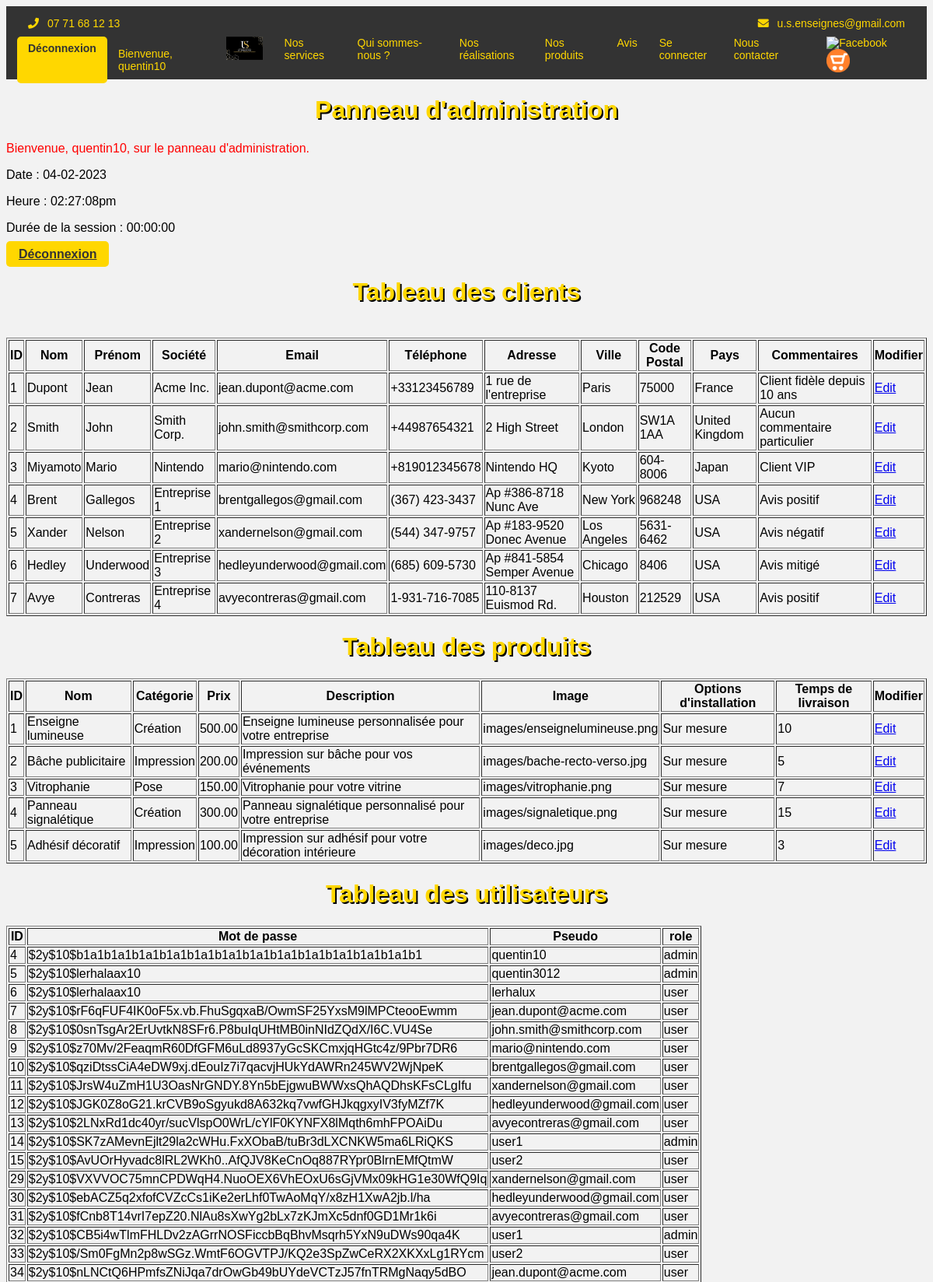
Screenshot of /admin.php (signed in, upper part) with the database file from the repository.
### tables this page shows
CREATE TABLE `client` (
  `id` mediumint(8) UNSIGNED NOT NULL,
  `nom` varchar(255) DEFAULT NULL,
  `prenom` varchar(255) DEFAULT NULL,
  `societe` varchar(255) DEFAULT NULL,
  `email` varchar(255) DEFAULT NULL,
  `telephone` varchar(100) DEFAULT NULL,
  `adresse` varchar(255) DEFAULT NULL,
  `ville` varchar(50) DEFAULT NULL,
  `code_postal` varchar(10) DEFAULT NULL,
  `pays` varchar(100) DEFAULT NULL,
  `commentaires` varchar(255) DEFAULT NULL
);

CREATE TABLE `products` (
  `id` int(11) NOT NULL,
  `name` varchar(255) NOT NULL,
  `category` varchar(255) NOT NULL,
  `price` decimal(10,2) NOT NULL,
  `description` text NOT NULL,
  `image` varchar(255) DEFAULT NULL,
  `installation_options` varchar(255) DEFAULT NULL,
  `delivery_time` int(11) NOT NULL
);

CREATE TABLE `users` (
  `id` int(6) UNSIGNED NOT NULL,
  `username` varchar(30) NOT NULL,
  `password` varchar(255) NOT NULL,
  `role` enum('admin','user') NOT NULL DEFAULT 'user',
  `created_at` timestamp NOT NULL DEFAULT current_timestamp(),
  `client_id` int(6) UNSIGNED NOT NULL,
  `email` varchar(255) DEFAULT NULL
);

### admin.php (the view, shortened to what this page needs)
<!DOCTYPE html>
<html>
<head>
  <link rel="stylesheet" type="text/css" href="css/styleadmin.css">
  <link rel="stylesheet" href="https://use.fontawesome.com/releases/v5.14.0/css/all.css">
  </head>
<body>
   <header>
<div class="contact-info">
  <span><i class="fas fa-phone"></i> 07 71 68 12 13</span>
  <span><i class="fas fa-envelope"></i> u.s.enseignes@gmail.com </span>
</div>
<nav>
  <ul class="navbar-list">
    <a href="logout.php" class="logout-button">Déconnexion</a>
    <?php
      if(isset($_SESSION["username"])){
        echo "<p class='welcome-message'>Bienvenue, " . $_SESSION["username"] . "</p>";
      }else{
        echo "<p class='welcome-message'>Vous n'êtes pas connecté.</p>";
      }
    ?>
    <li class="navbar-item">
      <a href="index.php">
        <img src="images/image001.png" alt="logo" height="30" class="navbar-logo">
      </a>
    </li>
    <li class="navbar-item"><a href="index.php">Nos services</a></li>
    <li class="navbar-item"><a href="sommesnous.php">Qui sommes-nous ?</a></li>
    <li class="navbar-item"><a href="realisations.php">Nos réalisations</a></li>
    <li class="navbar-item"><a href="produits.php">Nos produits</a></li>
    <li class="navbar-item"> <a href="avis.php">Avis</a></li>
    <li class="navbar-item"><a href="login.php">Se connecter</a></li>
    <li class="navbar-item"><a href="contact.php">Nous contacter</a></li>
    <li class="navbar-item">
      <a href="https://www.facebook.com/usenseignestroyes/" target="_blank" class="facebook-button">
        <img src="images/fbgold.png" alt="Facebook" height="30">
      </a>
      <a href="panier.php" target="_blank" class="panier-button">
        <img src="images/paniergold.png" alt="Panier" height="30">
      </a>
    </li>
  </ul>
</nav>
  </header>
  <main>
  <h1>Panneau d'administration</h1>
  <?php
$duration = time() - $_SESSION["login_time"];
if(isset($_SESSION["username"])){
    echo "<p style='color:red;'>Bienvenue, " . $_SESSION["username"] . ", sur le panneau d'administration.</p>";
    echo "<p>Date : " . date("d-m-Y") . "</p>";
    echo "<p>Heure : " . date("h:i:sa") . "</p>";
    echo "<p>Durée de la session : " . gmdate("H:i:s", $duration) . "</p>";
  }
else{
    echo "<p>Vous n'êtes pas connecté.</p>";
}
?>
  <a href="logout.php" class="logout-button">Déconnexion</a>
  <h1>Tableau des clients</h1>
  <?php
    $host = "127.0.0.1";
    $username = "root";
    $password = "";
    $dbname = "test";
    $conn = mysqli_connect($host, $username, $password, $dbname);
    echo " <br>";
    $sql = "SELECT * FROM client";
    $result = mysqli_query($conn, $sql);
    if (mysqli_num_rows($result) > 0) {
        echo "<table border='1'>";
        echo "<tr>";
        echo "<th>ID</th>";
        echo "<th>Nom</th>";
        echo "<th>Prénom</th>";
        echo "<th>Société</th>";
        echo "<th>Email</th>";
        echo "<th>Téléphone</th>";
        echo "<th>Adresse</th>";
        echo "<th>Ville</th>";
        echo "<th>Code Postal</th>";
        echo "<th>Pays</th>";
        echo "<th>Commentaires</th>";
        echo "<th>Modifier</th>";
        echo "</tr>";
        while($row = mysqli_fetch_assoc($result)) {
            echo "<tr>";
            echo "<td>" . $row["id"] . "</td>";
            echo "<td>" . $row["nom"] . "</td>";
            echo "<td>" . $row["prenom"] . "</td>";
            echo "<td>" . $row["societe"] . "</td>";
            echo "<td>" . $row["email"] . "</td>";
            echo "<td>" . $row["telephone"] . "</td>";
            echo "<td>" . $row["adresse"] . "</td>";
            echo "<td>" . $row["ville"] . "</td>";
            echo "<td>" . $row["code_postal"] . "</td>";
            echo "<td>" . $row["pays"] . "</td>";
            echo "<td>" . $row["commentaires"] . "</td>";
            echo "<td> <a href='edit.php?id=". $row['id'] ."'>Edit</a> </td>";
            echo "</tr>";
            }
echo "</table>";
} else {
echo "0 results";
}
?>
<h1>Tableau des produits</h1>
<?php
$query = 'SELECT * FROM products';
$result = mysqli_query($conn, $query);
if (mysqli_num_rows($result) > 0) {
    echo "<table border='1'>";
    echo "<tr>";
    echo "<th>ID</th>";
    echo "<th>Nom</th>";
    echo "<th>Catégorie</th>";
    echo "<th>Prix</th>";
    echo "<th>Description</th>";
    echo "<th>Image</th>";
    echo "<th>Options d'installation</th>";
    echo "<th>Temps de livraison</th>";
    echo "<th>Modifier</th>";
    echo "</tr>";
    while($row = mysqli_fetch_assoc($result)) {
        echo "<tr>";
        echo "<td>" . $row["id"] . "</td>";
        echo "<td>" . $row["name"] . "</td>";
        echo "<td>" . $row["category"] . "</td>";
        echo "<td>" . $row["price"] . "</td>";
        echo "<td>" . $row["description"] . "</td>";
        echo "<td>" . $row["image"] . "</td>";
        echo "<td>" . $row["installation_options"] . "</td>";
        echo "<td>" . $row["delivery_time"] . "</td>";
        echo "<td> <a href='edit.php?id=". $row['id'] ."'>Edit</a> </td>";
        echo "</tr>";
    }
    echo "</table>";
} else {
    echo "Aucun résultat trouvé dans la table 'products'.";
}
?>
<h1>Tableau des utilisateurs</h1>
<?php
$sql = "SELECT * FROM users LIMIT 0, 42";
$result = $conn->query($sql);
echo "<table border='1'>";
echo "<tr>
        <th>ID</th>
        <th>Mot de passe</th>
        <th>Pseudo</th>
        <th>role</th>
    </tr>";
if ($result->num_rows > 0) {
    while($row = $result->fetch_assoc()) {
        echo "<tr>
                <td>" . $row["id"]. "</td>
                <td>" . $row["password"]. "</td>
                <td>" . $row["username"]. "</td>
                <td>" . $row["role"]. "</td>
            </tr>";
    }
    echo "</table>";
} else {
    echo "0 results";
}
?>
  </main>
</body>
</html>

### css/styleadmin.css (style rules this page uses)
:root { --secondary-color: #212121; --tertiary-color: #f5f5f5; }
body { background-color: #f2f2f2; font-family: Arial, sans-serif; }
h1 { text-align: center; color: #FFD700; text-shadow: 2px 2px black; font-weight: bold; }
header { background-color: var(--secondary-color); }
nav { display: flex; justify-content: space-between; align-items: center; background-color: #333; height: 50px; font-size: 14px; padding: 0 1em; }
.navbar-list { display: flex; list-style: none; margin: 0; padding: 0; }
.navbar-item { margin: 0 1em; }
nav a { color: #FFD700; text-decoration: none; }
.logout-button { background-color: #FFD700; color: #333; padding: 0.5em 1em; border-radius: 5px; font-weight: bold; margin-right: 1em; }
.facebook-button, .panier-button { margin-left: 1em; }
.welcome-message { color: #FFD700; margin-right: 1em; }
.contact-info { display: flex; justify-content: space-between; align-items: center; padding: 1em; background-color: #333; color: #FFD700; font-size: 14px; }
.contact-info span { display: inline-block; margin: 0 1em; }
.contact-info i { margin-right: 0.5em; }

### rows the page displays
client: id "1", nom "Dupont", prenom "Jean", societe "Acme Inc.", email "jean.dupont@acme.com", telephone "+33123456789", adresse "1 rue de l'entreprise", ville "Paris", code_postal "75000", pays "France", commentaires "Client fidèle depuis 10 ans"
client: id "2", nom "Smith", prenom "John", societe "Smith Corp.", email "john.smith@smithcorp.com", telephone "+44987654321", adresse "2 High Street", ville "London", code_postal "SW1A 1AA", pays "United Kingdom", commentaires "Aucun commentaire particulier"
client: id "3", nom "Miyamoto", prenom "Mario", societe "Nintendo", email "mario@nintendo.com", telephone "+819012345678", adresse "Nintendo HQ", ville "Kyoto", code_postal "604-8006", pays "Japan", commentaires "Client VIP"
client: id "4", nom "Brent", prenom "Gallegos", societe "Entreprise 1", email "brentgallegos@gmail.com", telephone "(367) 423-3437", adresse "Ap #386-8718 Nunc Ave", ville "New York", code_postal "968248", pays "USA", commentaires "Avis positif"
client: id "5", nom "Xander", prenom "Nelson", societe "Entreprise 2", email "xandernelson@gmail.com", telephone "(544) 347-9757", adresse "Ap #183-9520 Donec Avenue", ville "Los Angeles", code_postal "5631-6462", pays "USA", commentaires "Avis négatif"
client: id "6", nom "Hedley", prenom "Underwood", societe "Entreprise 3", email "hedleyunderwood@gmail.com", telephone "(685) 609-5730", adresse "Ap #841-5854 Semper Avenue", ville "Chicago", code_postal "8406", pays "USA", commentaires "Avis mitigé"
client: id "7", nom "Avye", prenom "Contreras", societe "Entreprise 4", email "avyecontreras@gmail.com", telephone "1-931-716-7085", adresse "110-8137 Euismod Rd.", ville "Houston", code_postal "212529", pays "USA", commentaires "Avis positif"
products: id "1", name "Enseigne lumineuse", category "Création", price "500.00", description "Enseigne lumineuse personnalisée pour votre entreprise", image "images/enseignelumineuse.png", installation_options "Sur mesure", delivery_time "10"
products: id "2", name "Bâche publicitaire", category "Impression", price "200.00", description "Impression sur bâche pour vos événements", image "images/bache-recto-verso.jpg", installation_options "Sur mesure", delivery_time "5"
products: id "3", name "Vitrophanie", category "Pose", price "150.00", description "Vitrophanie pour votre vitrine", image "images/vitrophanie.png", installation_options "Sur mesure", delivery_time "7"
products: id "4", name "Panneau signalétique", category "Création", price "300.00", description "Panneau signalétique personnalisé pour votre entreprise", image "images/signaletique.png", installation_options "Sur mesure", delivery_time "15"
products: id "5", name "Adhésif décoratif", category "Impression", price "100.00", description "Impression sur adhésif pour votre décoration intérieure", image "images/deco.jpg", installation_options "Sur mesure", delivery_time "3"
users: id "4", password "$2y$10$b1a1b1a1b1a1b1a1b1a1b1a1b1a1b1a1b1a1b1a1b1a1b1a1b1", username "quentin10", role "admin"
users: id "5", password "$2y$10$lerhalaax10", username "quentin3012", role "admin"
users: id "6", password "$2y$10$lerhalaax10", username "lerhalux", role "user"
users: id "7", password "$2y$10$rF6qFUF4IK0oF5x.vb.FhuSgqxaB/OwmSF25YxsM9lMPCteooEwmm", username "jean.dupont@acme.com", role "user"
users: id "8", password "$2y$10$0snTsgAr2ErUvtkN8SFr6.P8buIqUHtMB0inNIdZQdX/I6C.VU4Se", username "john.smith@smithcorp.com", role "user"
users: id "9", password "$2y$10$z70Mv/2FeaqmR60DfGFM6uLd8937yGcSKCmxjqHGtc4z/9Pbr7DR6", username "mario@nintendo.com", role "user"
users: id "10", password "$2y$10$qziDtssCiA4eDW9xj.dEouIz7i7qacvjHUkYdAWRn245WV2WjNpeK", username "brentgallegos@gmail.com", role "user"
users: id "11", password "$2y$10$JrsW4uZmH1U3OasNrGNDY.8Yn5bEjgwuBWWxsQhAQDhsKFsCLgIfu", username "xandernelson@gmail.com", role "user"
users: id "12", password "$2y$10$JGK0Z8oG21.krCVB9oSgyukd8A632kq7vwfGHJkqgxyIV3fyMZf7K", username "hedleyunderwood@gmail.com", role "user"
users: id "13", password "$2y$10$2LNxRd1dc40yr/sucVlspO0WrL/cYlF0KYNFX8lMqth6mhFPOAiDu", username "avyecontreras@gmail.com", role "user"
users: id "14", password "$2y$10$SK7zAMevnEjlt29la2cWHu.FxXObaB/tuBr3dLXCNKW5ma6LRiQKS", username "user1", role "admin"
users: id "15", password "$2y$10$AvUOrHyvadc8lRL2WKh0..AfQJV8KeCnOq887RYpr0BlrnEMfQtmW", username "user2", role "user"
users: id "29", password "$2y$10$VXVVOC75mnCPDWqH4.NuoOEX6VhEOxU6sGjVMx09kHG1e30WfQ9Iq", username "xandernelson@gmail.com", role "user"
users: id "30", password "$2y$10$ebACZ5q2xfofCVZcCs1iKe2erLhf0TwAoMqY/x8zH1XwA2jb.l/ha", username "hedleyunderwood@gmail.com", role "user"
users: id "31", password "$2y$10$fCnb8T14vrI7epZ20.NlAu8sXwYg2bLx7zKJmXc5dnf0GD1Mr1k6i", username "avyecontreras@gmail.com", role "user"
users: id "32", password "$2y$10$CB5i4wTlmFHLDv2zAGrrNOSFiccbBqBhvMsqrh5YxN9uDWs90qa4K", username "user1", role "admin"
users: id "33", password "$2y$10$/Sm0FgMn2p8wSGz.WmtF6OGVTPJ/KQ2e3SpZwCeRX2XKXxLg1RYcm", username "user2", role "user"
users: id "34", password "$2y$10$nLNCtQ6HPmfsZNiJqa7drOwGb49bUYdeVCTzJ57fnTRMgNaqy5dBO", username "jean.dupont@acme.com", role "user"

### other values shown
$_SESSION["username"] "quentin10"
